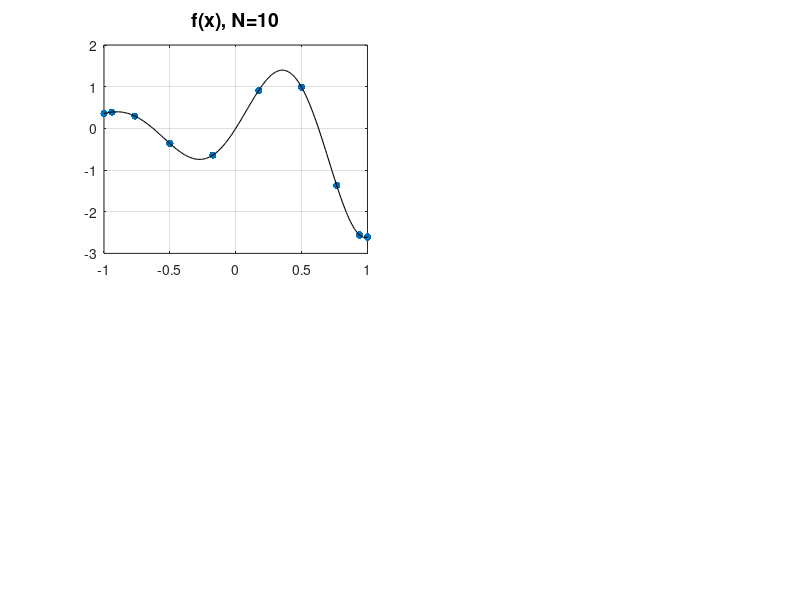

Write the MATLAB code that produced this figure. (Note: this script raises an error after producing the figure.)
% program18.m - Chebyshev differentiation via FFT
%               Compare program11.m
close all;
scrsz = get(groot,'ScreenSize');
figure('position', [100   100   4/5*scrsz(3)  4/5*scrsz(4)]); 

xx = linspace(-1,1,201);
ff = exp(xx).*sin(5*xx); clf
fs = 14;
for N = [10   20]
    
    % Plot the function.
    % x = cos(pi*(0:N)'/N);             % option 1
    x = cos(pi * linspace(0, 1, N)');   % option 2
    f = exp(x).*sin(5*x);
    subplot(2, 2, 2*(N == 20) + 1);
    plot(x, f,'.','markersize', 16), grid on
    line(xx,ff,'linewidth', 0.8, 'color', 'k');
    title(['f(x), N=' int2str(N)], 'FontSize', fs);
    
    
    % Plot the error of the derivatives.
    error = chebfft(f) - exp(x).*(sin(5*x)+5*cos(5*x));
    subplot(2, 2, 2*(N == 20) + 2);
    plot(x, error, '.', 'markersize', 16), grid on
    line(x, error, 'linewidth', 0.8, 'color', 'k');
    title(['error in f^{\prime}(x), N=', int2str(N)], 'FontSize', fs);
end